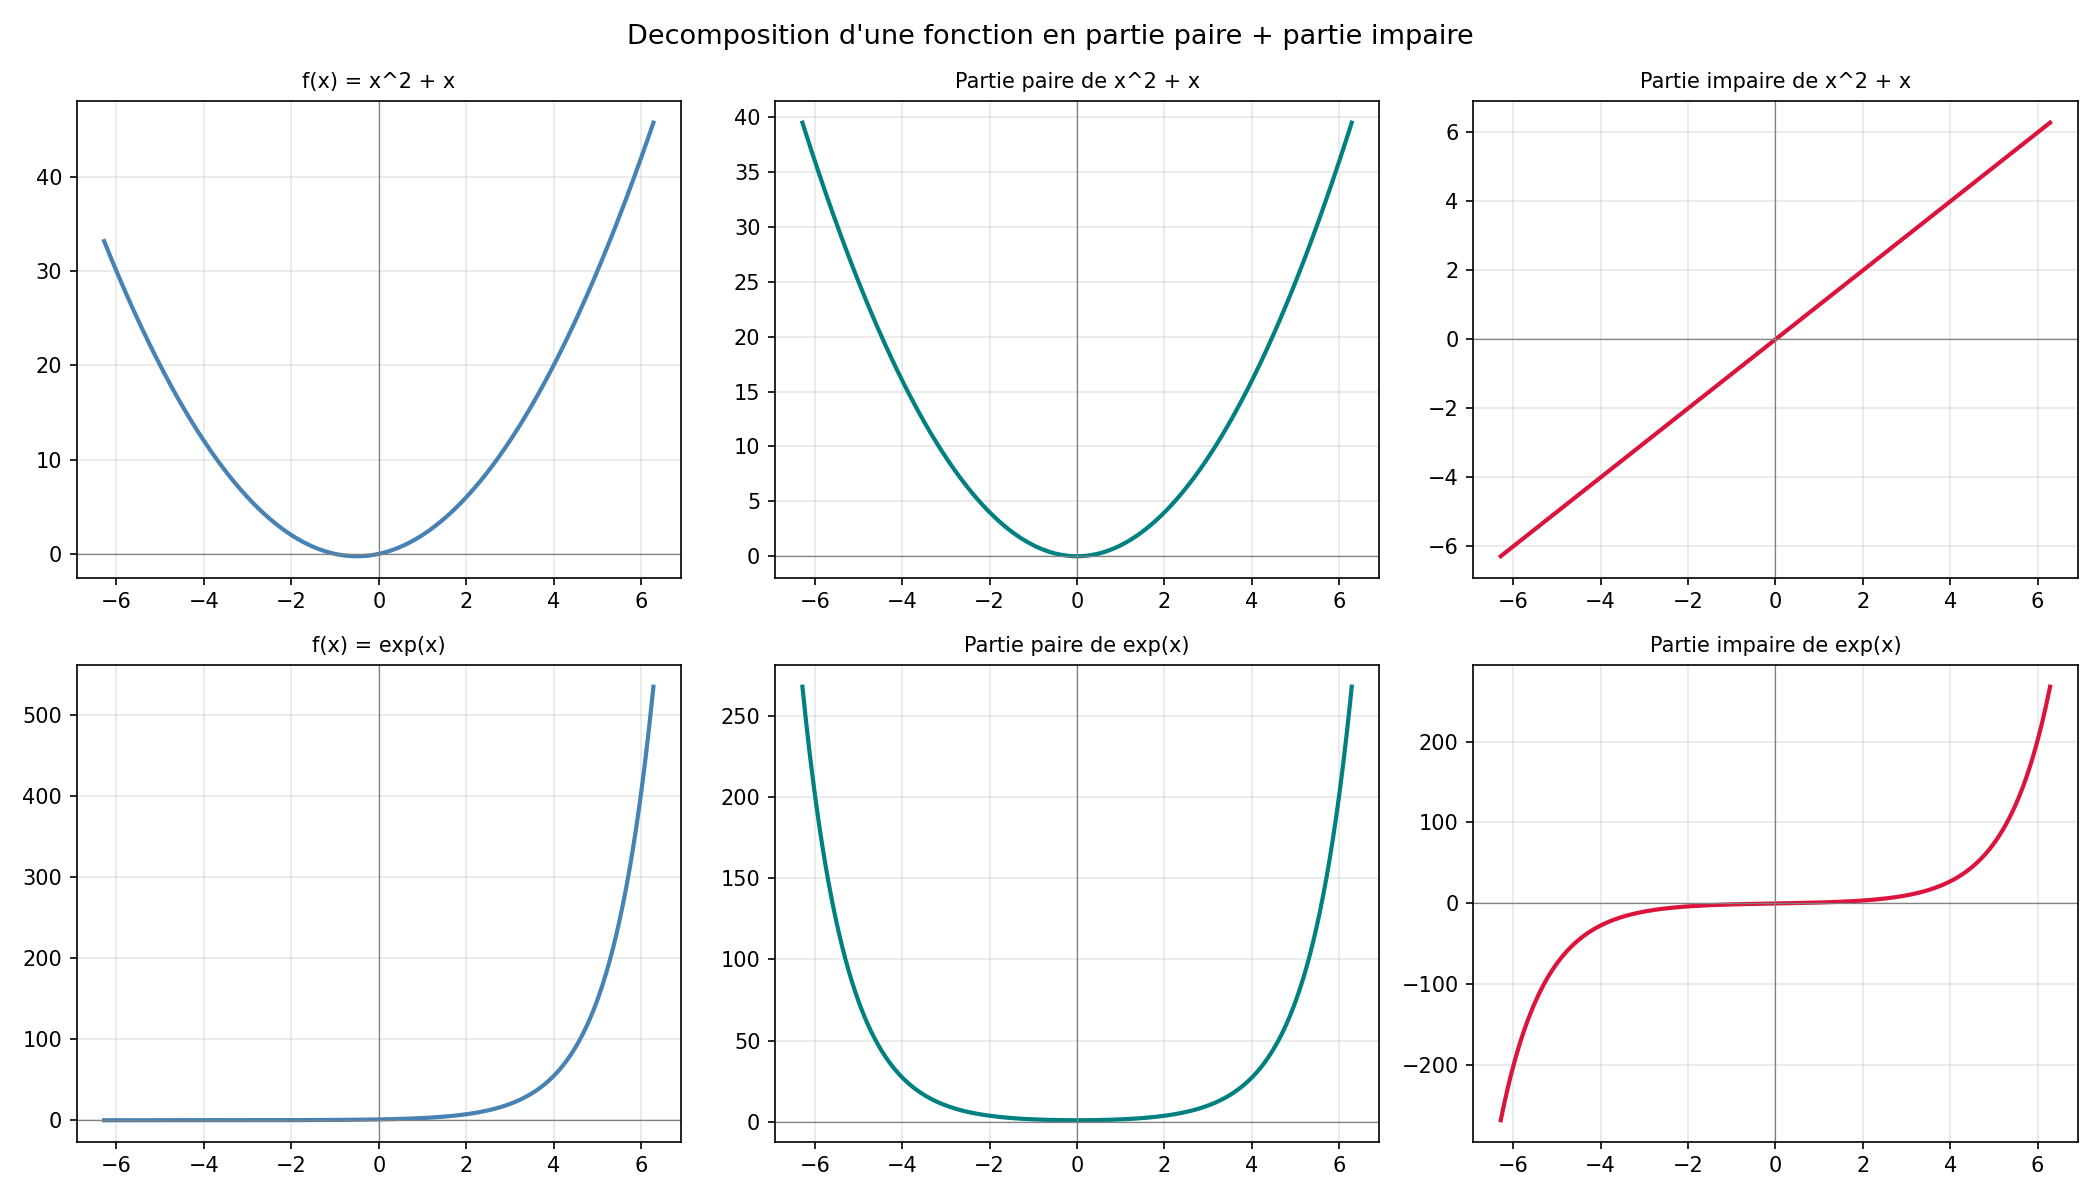

The Python source for this figure:
import numpy as np
import matplotlib.pyplot as plt

# ============================================================
#  Exercice 3 -- Decomposition en partie paire + partie impaire
#
#  Toute fonction f peut s'ecrire : f = f_paire + f_impaire
#  avec :
#    f_paire(x)   = [f(x) + f(-x)] / 2
#    f_impaire(x) = [f(x) - f(-x)] / 2
# ============================================================

x = np.linspace(-2 * np.pi, 2 * np.pi, 1000)

def partie_paire(f, x):
    return (f(x) + f(-x)) / 2

def partie_impaire(f, x):
    return (f(x) - f(-x)) / 2

# --- Fonctions a decomposer ---
fonctions = [
    (lambda x: x**2 + x,  "x^2 + x"),
    (lambda x: np.exp(x), "exp(x)"),
]

fig, axes = plt.subplots(len(fonctions), 3, figsize=(14, 4 * len(fonctions)))

for i, (f, nom) in enumerate(fonctions):
    y    = f(x)
    y_p  = partie_paire(f, x)
    y_i  = partie_impaire(f, x)

    # Verification : y_p + y_i doit redonner f
    erreur = np.max(np.abs(y - (y_p + y_i)))
    print(f"f(x) = {nom}  =>  erreur reconstruction : {erreur:.2e}")

    # Colonne 1 : f originale
    axes[i, 0].plot(x, y, color='steelblue', linewidth=2)
    axes[i, 0].axhline(0, color='gray', linewidth=0.6)
    axes[i, 0].axvline(0, color='gray', linewidth=0.6)
    axes[i, 0].set_title(f'f(x) = {nom}', fontsize=10)
    axes[i, 0].grid(True, alpha=0.3)

    # Colonne 2 : partie paire
    axes[i, 1].plot(x, y_p, color='teal', linewidth=2)
    axes[i, 1].axhline(0, color='gray', linewidth=0.6)
    axes[i, 1].axvline(0, color='gray', linewidth=0.6)
    axes[i, 1].set_title(f'Partie paire de {nom}', fontsize=10)
    axes[i, 1].grid(True, alpha=0.3)

    # Colonne 3 : partie impaire
    axes[i, 2].plot(x, y_i, color='crimson', linewidth=2)
    axes[i, 2].axhline(0, color='gray', linewidth=0.6)
    axes[i, 2].axvline(0, color='gray', linewidth=0.6)
    axes[i, 2].set_title(f'Partie impaire de {nom}', fontsize=10)
    axes[i, 2].grid(True, alpha=0.3)

# En-tetes colonnes
for ax, titre in zip(axes[0], ["f(x) originale", "Partie PAIRE", "Partie IMPAIRE"]):
    ax.set_xlabel('')

fig.suptitle("Decomposition d'une fonction en partie paire + partie impaire", fontsize=13)
plt.tight_layout()
plt.savefig('ex3_decomposition.png', dpi=150)
plt.show()

# ============================================================
#  Verification visuelle de la symetrie des parties
# ============================================================
f_test = lambda x: np.exp(x)
nom_test = "exp(x)"

fig, ax = plt.subplots(figsize=(10, 5))
y_p = partie_paire(f_test, x)
y_i = partie_impaire(f_test, x)

ax.plot(x, f_test(x), 'k-',  linewidth=2.5, label=f'f(x) = {nom_test}')
ax.plot(x, y_p,       'b--', linewidth=2,   label='Partie paire  = cosh(x)')
ax.plot(x, y_i,       'r-.',  linewidth=2,   label='Partie impaire = sinh(x)')
ax.axhline(0, color='gray', linewidth=0.6)
ax.axvline(0, color='gray', linewidth=0.6)
ax.set_title(f"Decomposition de f(x) = {nom_test}", fontsize=12)
ax.legend()
ax.grid(True, alpha=0.3)
plt.tight_layout()
plt.savefig('ex3_exp_decompose.png', dpi=150)
plt.show()
